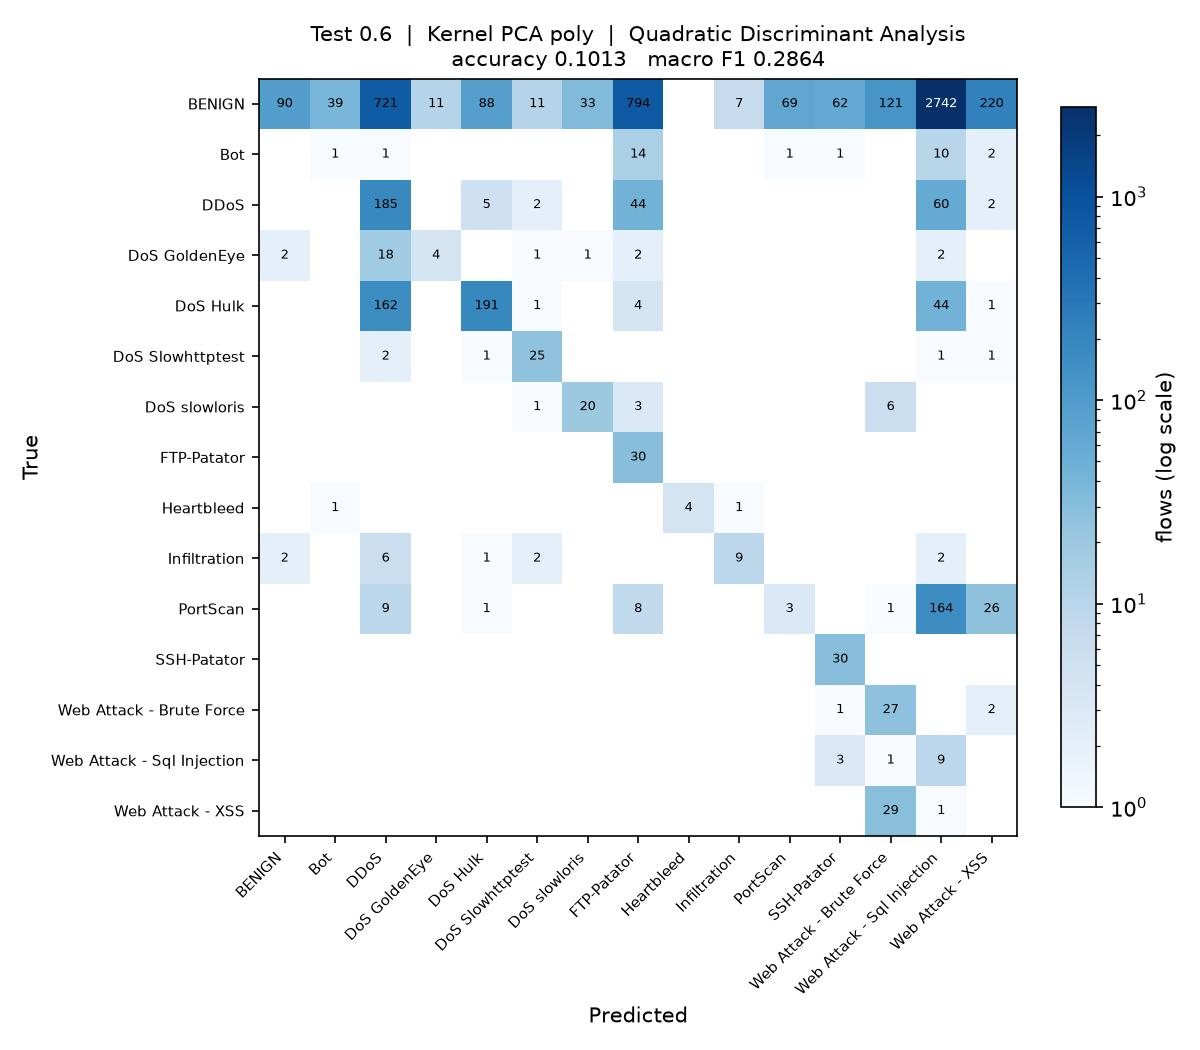

This chart was generated by the following Python code:
"""
Test_0.6_DR_POLY_QDA

Test size 0.6  |  Kernel PCA (poly)  |  Quadratic Discriminant Analysis  (reference sheet #17)

Note: the rarest class has fewer training rows than there are components, so the class covariance needs shrinkage before QDA can be fitted.

Run on its own:

    python Test_0.6_DR_POLY_QDA.py

Writes Test_0.6_DR_POLY_QDA.jpg (confusion matrix) and appends one row to
results/75_runs.csv.
"""

import os
import sys
import time
import warnings
from pathlib import Path

import matplotlib
matplotlib.use("Agg")
import matplotlib.pyplot as plt
import numpy as np
import pandas as pd
from sklearn.decomposition import KernelPCA
from sklearn.impute import SimpleImputer
from sklearn.metrics import (accuracy_score, confusion_matrix, f1_score,
                             precision_score, recall_score)
from sklearn.model_selection import train_test_split
from sklearn.preprocessing import LabelEncoder, StandardScaler
from sklearn.discriminant_analysis import QuadraticDiscriminantAnalysis

sys.path.insert(0, str(Path(__file__).resolve().parent.parent))
from common import load_sample                      # noqa: E402

warnings.filterwarnings("ignore")

# ----- this run -------------------------------------------------------------
TEST_SIZE = 0.6
KERNEL = "poly"
CLASSIFIER = "QDA"
N_COMPONENTS = 15
# ----------------------------------------------------------------------------

SEED = 0
N_JOBS = max(1, (os.cpu_count() or 2) // 2)
STEM = "Test_0.6_DR_POLY_QDA"
HERE = Path(__file__).resolve().parent
RESULTS = HERE.parent / "results"


# QDA estimates a separate covariance matrix per class, so the rarest class
# has to supply more rows than there are components. Heartbleed supplies about
# five against 15 components, so its covariance is rank deficient. Shrinkage
# pulls each class covariance towards a shared spherical one, which makes it
# estimable; RANK_TOL is the threshold sklearn uses to decide whether that
# worked, and its default of 1e-4 is far above the 1e-7 scale of these
# components, so it would reject a covariance that is in fact positive definite.
RANK_TOL = 1e-12


def qda_shrinkage(X, y):
    """Smallest shrinkage that lets every class covariance be estimated.

    Less shrinkage keeps the model closer to true QDA, so the values are
    tried in order and the first that fits is used.
    """
    last = None
    for s in (0.1, 0.25, 0.5, 0.8, 0.95):
        try:
            QuadraticDiscriminantAnalysis(solver="eigen", shrinkage=s,
                                          tol=RANK_TOL).fit(X, y)
        except Exception as exc:
            last = exc
            continue
        print("QDA shrinkage " + str(s))
        return s
    raise SystemExit("QDA cannot be estimated at any shrinkage: " + str(last))


def main():
    t0 = time.time()
    df = load_sample(10000, 50, SEED)
    y = LabelEncoder().fit_transform(df["Label"])
    X = df.drop(columns=["Label", "Day"])
    classes = sorted(df["Label"].unique())
    print(f"{len(df):,} flows, {X.shape[1]} features, {len(classes)} classes")

    X_train, X_test, y_train, y_test = train_test_split(
        X, y, test_size=TEST_SIZE, random_state=SEED, stratify=y)

    # mean imputation and scaling, fitted on the training split only
    imputer = SimpleImputer(strategy="mean").fit(X_train)
    scaler = StandardScaler().fit(imputer.transform(X_train))
    X_train = scaler.transform(imputer.transform(X_train))
    X_test = scaler.transform(imputer.transform(X_test))

    # dimensionality reduction: Kernel PCA, fitted on the training split only.
    # arpack keeps the largest positive eigenvalues; the randomized solver ranks
    # them by magnitude and fails on the sigmoid kernel, which is not PSD.
    kpca = KernelPCA(n_components=N_COMPONENTS, kernel=KERNEL,
                     eigen_solver="arpack", random_state=SEED, n_jobs=N_JOBS)
    X_train = kpca.fit_transform(X_train)
    X_test = kpca.transform(X_test)
    print(f"Kernel PCA ({KERNEL}): {X_train.shape[1]} components")

    classifier = QuadraticDiscriminantAnalysis(
        solver="eigen", tol=RANK_TOL,
        shrinkage=qda_shrinkage(X_train, y_train))
    classifier.fit(X_train, y_train)
    y_pred = classifier.predict(X_test)

    acc = accuracy_score(y_test, y_pred)
    pre = precision_score(y_test, y_pred, average="macro", zero_division=0)
    rec = recall_score(y_test, y_pred, average="macro", zero_division=0)
    f1 = f1_score(y_test, y_pred, average="macro", zero_division=0)
    pre_w = precision_score(y_test, y_pred, average="weighted", zero_division=0)
    rec_w = recall_score(y_test, y_pred, average="weighted", zero_division=0)
    f1_w = f1_score(y_test, y_pred, average="weighted", zero_division=0)

    print(f"Accuracy  : {acc:.4f}")
    print(f"Precision : {pre:.4f}")
    print(f"Recall    : {rec:.4f}")
    print(f"F1 Score  : {f1:.4f}")

    # confusion matrix image, named to match this script
    cm = confusion_matrix(y_test, y_pred, labels=range(len(classes)))
    fig, ax = plt.subplots(figsize=(8, 7))
    im = ax.imshow(cm, cmap="Blues", norm=matplotlib.colors.LogNorm(vmin=1))
    ax.set_xticks(range(len(classes)), classes, rotation=45, ha="right", fontsize=7)
    ax.set_yticks(range(len(classes)), classes, fontsize=7)
    ax.set_xlabel("Predicted")
    ax.set_ylabel("True")
    ax.set_title(f"Test {TEST_SIZE}  |  Kernel PCA {KERNEL}  |  Quadratic Discriminant Analysis\n"
                 f"accuracy {acc:.4f}   macro F1 {f1:.4f}", fontsize=10)
    for i in range(len(classes)):
        for j in range(len(classes)):
            if cm[i, j]:
                ax.text(j, i, cm[i, j], ha="center", va="center", fontsize=6,
                        color="white" if cm[i, j] > cm.max() / 3 else "black")
    fig.colorbar(im, ax=ax, fraction=0.04, label="flows (log scale)")
    fig.tight_layout()
    fig.savefig(HERE / f"{STEM}.jpg", dpi=150)
    plt.close(fig)

    # one row appended to the shared results table
    RESULTS.mkdir(exist_ok=True)
    row = {"Test": TEST_SIZE, "DR": "POLY", "Clas": CLASSIFIER,
           "Acc": round(acc, 4), "Pre": round(pre, 4), "Rec": round(rec, 4),
           "F1": round(f1, 4),
           "Pre_weighted": round(pre_w, 4), "Rec_weighted": round(rec_w, 4),
           "F1_weighted": round(f1_w, 4),
           "n_components": N_COMPONENTS, "seconds": round(time.time() - t0, 1),
           "script": STEM}
    out = RESULTS / "75_runs.csv"
    old = pd.read_csv(out).to_dict("records") if out.exists() else []
    old = [r for r in old if r.get("script") != STEM]
    pd.DataFrame(old + [row]).to_csv(out, index=False)
    print(f"saved {STEM}.jpg and appended to results/75_runs.csv "
          f"({time.time() - t0:.0f}s)")


if __name__ == "__main__":
    main()
